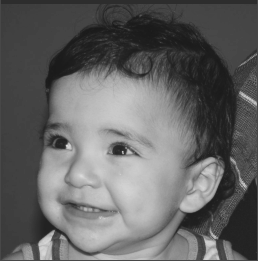
//> input picture exercicio_19/biel.png, 258 x 261 px
$ ./cannypoints biel.png   (built with g++ and OpenCV 4)
//> lines starting //> are read from the running program, lines starting //| are printed output that depends on the picture; after the words box and inside, x2 and y2 are one past the last pixel; in counts of white or black regions, pixels touching at a corner belong together
#include <algorithm>
#include <cstdlib>
#include <ctime>
#include <iostream>
#include <opencv2/opencv.hpp>
#include <vector>
#include <chrono>
#include <random>

#define STEP 5
#define JITTER 3
#define MAX_RADIUS 10
#define MIN_RADIUS 2

int top_slider = 10;
int top_slider_max = 200;
int point_size = 5; // Tamanho inicial do ponto
int point_size_max = 20; // Tamanho máximo do ponto
cv::Mat image, border, points;

void on_trackbar_canny(int, void*) {
    // Aplica o algoritmo de Canny para detectar bordas
    cv::Canny(image, border, top_slider, 3 * top_slider);
    cv::imshow("Canny", border);

    // Limpar a imagem de pontos anterior
    points.setTo(cv::Scalar(255));

    // Gerar pontos de acordo com as novas bordas
    int width = image.cols;
    int height = image.rows;
    int x, y, gray;

    // Variar os limiares de Canny
    for (int threshold = top_slider; threshold <= top_slider_max; threshold += 10) {
        // Aplica o algoritmo de Canny com o limiar atual
        cv::Canny(image, border, threshold, 3 * threshold);

        // Calcular o tamanho do círculo a partir do slider de tamanho do ponto
        int circle_radius = point_size; // O tamanho do ponto é agora controlado pelo slider

        // Percorrer os pontos e desenhar círculos nas posições de borda
        for (int i = 0; i < width; i++) {
            for (int j = 0; j < height; j++) {
                // Verificar se o pixel está na borda
                if (border.at<uchar>(j, i) > 0) {
                    // Verificar se a posição está dentro dos limites da imagem
                    x = i + std::rand() % (2 * JITTER) - JITTER;
                    y = j + std::rand() % (2 * JITTER) - JITTER;

                    // Garantir que as posições x e y estão dentro dos limites
                    x = std::min(std::max(x, 0), width - 1);
                    y = std::min(std::max(y, 0), height - 1);

                    // Obter o valor de cinza para o ponto
                    gray = image.at<uchar>(y, x);

                    // Desenhar um círculo com base na intensidade do pixel e no limiar
                    cv::circle(points, cv::Point(x, y), circle_radius, CV_RGB(gray, gray, gray), cv::FILLED, cv::LINE_AA);
                }
            }
        }
    }

    // Exibir imagem final com pontilhismo
    cv::imshow("Pontilhismo com Canny", points);
}

void on_trackbar_size(int, void*) {
    // Recalcular o pontilhismo com o novo tamanho de ponto
    on_trackbar_canny(top_slider, 0);
}

int main(int argc, char** argv) {
    // Carregar a imagem em escala de cinza
    image = cv::imread(argv[1], cv::IMREAD_GRAYSCALE);
//> image is the input picture: 261 rows x 258 cols, CV_8UC1; min 26, max 219, mean 99.7

    if (image.empty()) {
        std::cout << "Could not open or find the image" << std::endl;
        return -1;
    }

    // Inicializar variáveis
    int width = image.cols;
//> width = 258
    int height = image.rows;
//> height = 261

    points = cv::Mat(height, width, CV_8U, cv::Scalar(255)); // Matriz para os pontos

    // Criar a janela para o controle do limiar
    cv::namedWindow("Canny", 1);
    cv::createTrackbar("Threshold Inferior", "Canny", &top_slider, top_slider_max, on_trackbar_canny);

    // Criar a janela para o controle do tamanho do ponto
    cv::createTrackbar("Tamanho dos Pontos", "Canny", &point_size, point_size_max, on_trackbar_size);

    // Gerar bordas iniciais e imagem pontilhista
    on_trackbar_canny(top_slider, 0);
//> in on_trackbar_canny, `cv::Canny(image, border, top_slider, 3 * top_slider);`:
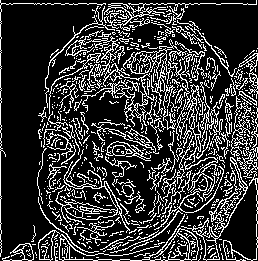
//> border: 261 rows x 258 cols, CV_8UC1; 21.3% white in thin lines or dots
//> the loop in on_trackbar_canny, `for (int threshold = top_slider; threshold <= top_slider_max; threshol..` made 20 passes
//> pass 2, in on_trackbar_canny, `cv::Canny(image, border, threshold, 3 * threshold);`:
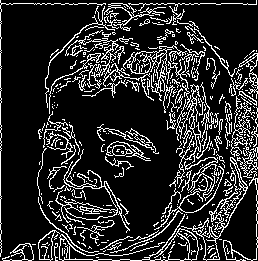
//> border: 261 rows x 258 cols, CV_8UC1; 16.6% white in thin lines or dots
//> pass 3, in on_trackbar_canny, `cv::Canny(image, border, threshold, 3 * threshold);`:
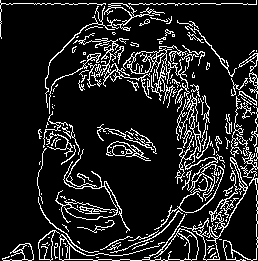
//> border: 261 rows x 258 cols, CV_8UC1; 13.2% white in thin lines or dots
//> after the loop in on_trackbar_canny, `for (int threshold = top_slider; threshold <= top_slider_max; threshol..`:
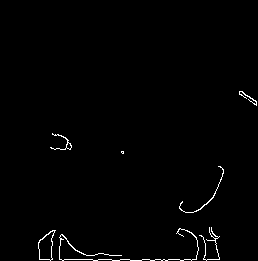
//> border: 261 rows x 258 cols, CV_8UC1; 1.1% white in thin lines or dots, all inside (x1, y1, x2, y2) = (38, 91, 257, 261)
//> after the loop in on_trackbar_canny, `for (int threshold = top_slider; threshold <= top_slider_max; threshol..`:
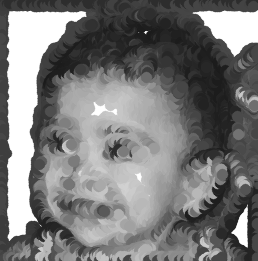
//> points: 261 rows x 258 cols, CV_8UC1; min 26, max 255, mean 122.9

    // Esperar pela tecla para finalizar
    cv::waitKey();
//> in on_trackbar_canny (call 2), `points.setTo(cv::Scalar(255));`: points: 261 rows x 258 cols, CV_8UC1; every value is 255
//> the loop in on_trackbar_canny (call 2), `for (int threshold = top_slider; threshold <= top_slider_max; threshol..` made 20 passes
//> after the loop in on_trackbar_canny (call 2), `for (int threshold = top_slider; threshold <= top_slider_max; threshol..`:
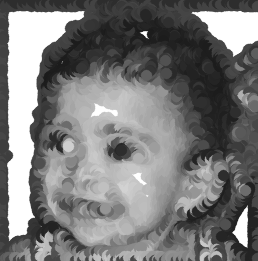
//> points: 261 rows x 258 cols, CV_8UC1; min 26, max 255, mean 122.7
//> the loop in on_trackbar_canny (call 3), `for (int threshold = top_slider; threshold <= top_slider_max; threshol..` made 20 passes
//> after the loop in on_trackbar_canny (call 3), `for (int threshold = top_slider; threshold <= top_slider_max; threshol..`:
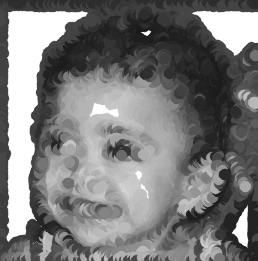
//> points: 261 rows x 258 cols, CV_8UC1; min 26, max 255, mean 123

    return 0;
}
